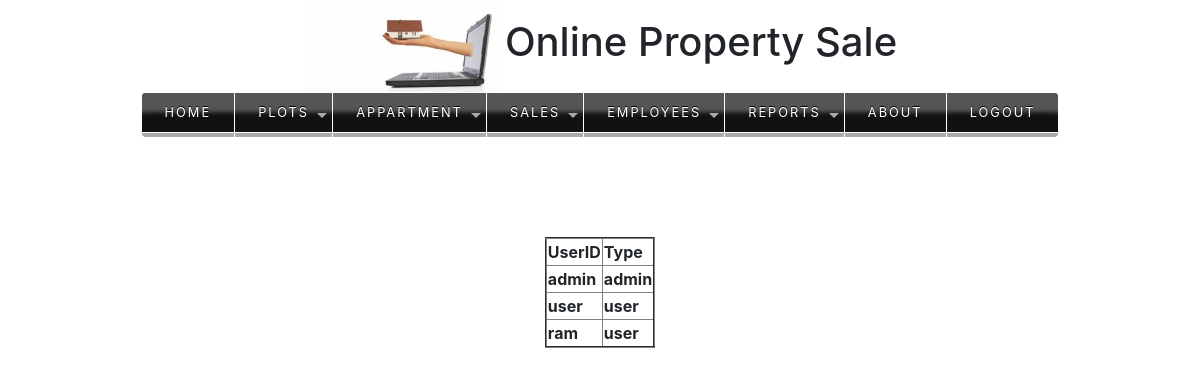
/viewusers/, run on the app's committed database.
### app/models.py (models this page shows)
class Login(models.Model):
    username=models.CharField(primary_key=True,max_length=30)
    password=models.CharField(max_length=30)
    type=models.CharField(max_length=20,choices=(('admin','ADMIN'),('user','USER')))

### app/views.py (the view)
# urls.py: path('viewusers/',views.ViewUsers.as_view()),
class ViewUsers(SuccessMessageMixin,ListView):
    template_name = "viewusers.html"
    model = Login

### templates/viewusers.html (shortened to what this page needs)
<!doctype html>
<html lang="en">
  <head>
    <link rel="stylesheet" href="https://stackpath.bootstrapcdn.com/bootstrap/4.2.1/css/bootstrap.min.css">
  </head>
  <body>
  {% include 'head.html' %}
{% include 'menu.html' %}
    <table align="center" style="margin-top: 100px" border="2">
        <tr>
            <th>UserID</th>
            <th>Type</th>
        </tr>
        {% for x in object_list %}
            <tr>
            <th>{{ x.username }}</th>
            <th>{{ x.type }}</th>
        </tr>
        {% endfor %}
    </table>
  </body>
</html>

### data on the page
Login: username "admin", type "admin"
Login: username "user", type "user"
Login: username "ram", type "user"
